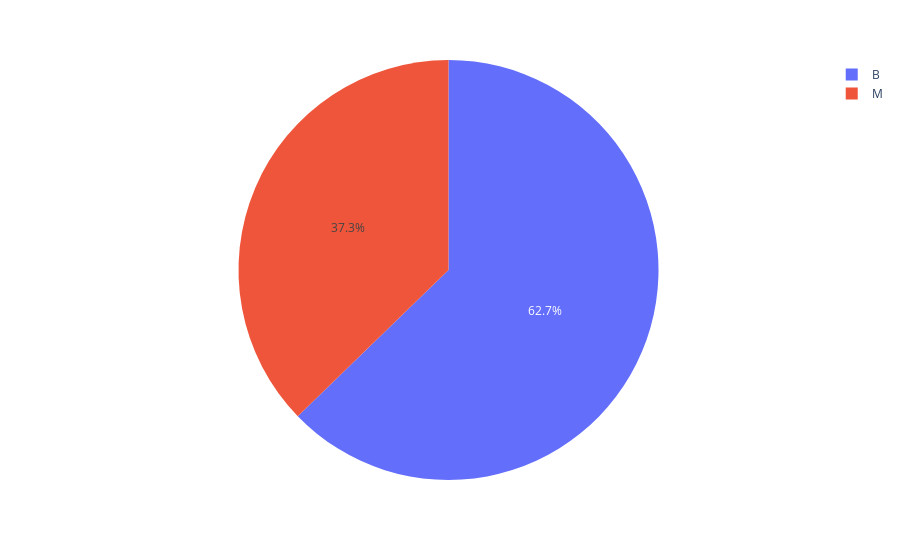

Write notebook code for a chart like this one.
### Code cell
# pie chart with labels
# data distribution
px.pie(df, 'diagnosis')

### Figure 1 — Plotly figure (JSON) as saved in the notebook; plotly's stock layout.template omitted (floating-point values rounded to 4 significant figures; data arrays with more than 128 entries replaced by an {"elided": "..."} marker saying what was removed)
{"data": [{"domain": {"x": [0, 1], "y": [0, 1]}, "hovertemplate": "diagnosis=%{label}<extra></extra>", "labels": {"elided": "569 str values"}, "legendgroup": "", "name": "", "showlegend": true, "type": "pie"}], "layout": {"legend": {"tracegroupgap": 0}, "margin": {"t": 60}}}
